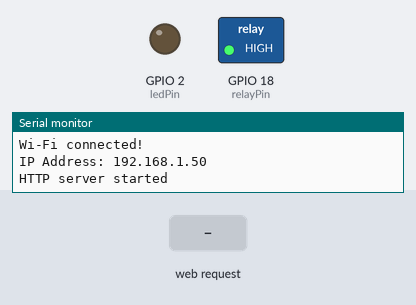
Bench run of a sketch on a simulated ESP32. On the bench: switched loads named in the sketch (green lamp = pin HIGH), output pins drawn as LEDs (lit = HIGH), the last lines printed to the serial monitor. The inputs (shaded band) are chosen by the test bench. WiFi joins after 1.5 s; servers stay silent unless stated.

Above: at 4.2 s.
4.3 s: HTTP request GET /toggle received
At 5.3 s:
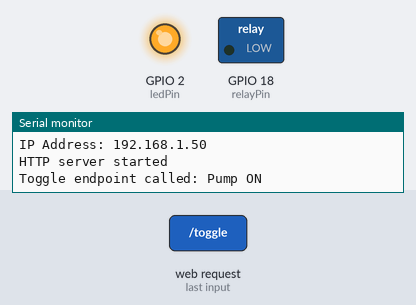
7.3 s: HTTP request GET /off received
At 7.8 s:
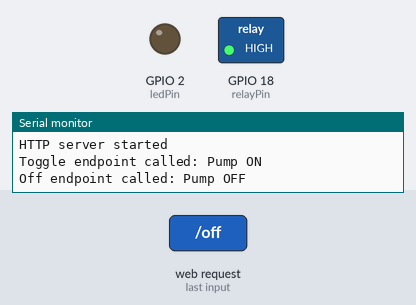
Timing chart, 0 to 10.3 s (numbered marks = the images above; inputs shaded):
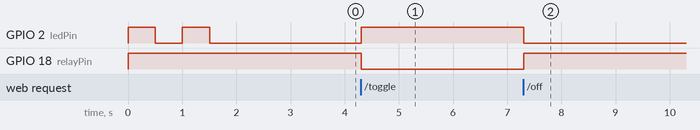

The sketch:

top_rau_final.ino
```cpp
#include <WiFi.h>
#include <WebServer.h>

// Wi-Fi credentials
const char* ssid = "Tenda_2E4E00";
const char* password = "ungureanu@16";

// Static IP configuration
IPAddress staticIP(192, 168, 0, 101);  // Static IP for ESP32
IPAddress gateway(192, 168, 0, 1);     // Gateway
IPAddress subnet(255, 255, 255, 0);     // Subnet mask

// Web server on port 80
WebServer server(80);

// LED pin (onboard LED for most ESP32 boards is GPIO 2)
const int ledPin = 2;

// Relay pin for pump control (changed to GPIO 18)
const int relayPin = 18;
bool pumpState = false;  // Pump state (false = off, true = on)

void blinkLED(int blinks, int delayTime) {
  for (int i = 0; i < blinks; i++) {
    digitalWrite(ledPin, HIGH);
    delay(delayTime);
    digitalWrite(ledPin, LOW);
    delay(delayTime);
  }
}

void setup() {
  // Initialize Serial for debugging
  Serial.begin(115200);
  Serial.println("Booting...");

  // Immediately set relay pin to OFF state (active-low relay: HIGH = OFF)
  pinMode(relayPin, OUTPUT);
  digitalWrite(relayPin, HIGH);  // Ensure pump is OFF at boot
  Serial.println("Relay pin set HIGH (pump OFF)");

  // Initialize LED pin (reflects pump state)
  pinMode(ledPin, OUTPUT);
  digitalWrite(ledPin, LOW);  // LED off (pump off)
  Serial.println("LED pin set LOW (pump OFF)");

  // Configure static IP
  if (!WiFi.config(staticIP, gateway, subnet)) {
    Serial.println("Static IP configuration failed!");
    while (true) {
      blinkLED(5, 100);  // Rapid blink: 5 blinks, 100ms each
      delay(1000);
    }
  }

  // Connect to Wi-Fi
  Serial.println("Connecting to Wi-Fi...");
  WiFi.begin(ssid, password);
  while (WiFi.status() != WL_CONNECTED) {
    blinkLED(2, 500);  // Blink LED slowly while connecting (2 blinks, 500ms each)
    delay(1000);
    Serial.println("Still connecting...");
  }
  Serial.println("Wi-Fi connected!");
  Serial.print("IP Address: ");
  Serial.println(WiFi.localIP());

  // Define HTTP endpoints
  server.on("/toggle", HTTP_GET, []() {
    pumpState = !pumpState;
    digitalWrite(relayPin, pumpState ? LOW : HIGH);  // Active-low: LOW = ON, HIGH = OFF
    digitalWrite(ledPin, pumpState ? HIGH : LOW);  // LED reflects pump state
    Serial.println("Toggle endpoint called: Pump " + String(pumpState ? "ON" : "OFF"));
    server.send(200, "text/plain", "LED toggled to " + String(pumpState ? "ON" : "OFF"));
  });

  server.on("/signal", HTTP_GET, []() {
    pumpState = true;  // Turn pump on
    digitalWrite(relayPin, LOW);  // Relay active-low: LOW = ON
    digitalWrite(ledPin, HIGH);  // LED on (pump on)
    Serial.println("Signal endpoint called: Pump ON");
    server.send(200, "text/plain", "Pump turned ON");
  });

  server.on("/off", HTTP_GET, []() {
    pumpState = false;  // Turn pump off
    digitalWrite(relayPin, HIGH);  // Relay active-low: HIGH = OFF
    digitalWrite(ledPin, LOW);  // LED off (pump off)
    Serial.println("Off endpoint called: Pump OFF");
    server.send(200, "text/plain", "Pump turned OFF");
  });

  // Start the server
  server.begin();
  Serial.println("HTTP server started");
}

void loop() {
  server.handleClient();  // Handle incoming HTTP requests
  delay(10);  // Small delay to prevent watchdog timer reset
}
```

Measured:
- after the input at 4.3 s, GPIO 2 (ledPin): LOW → HIGH at once; GPIO 18 (relayPin): HIGH → LOW at once
- after the input at 7.3 s, GPIO 2 (ledPin): HIGH → LOW at once; GPIO 18 (relayPin): LOW → HIGH at once
